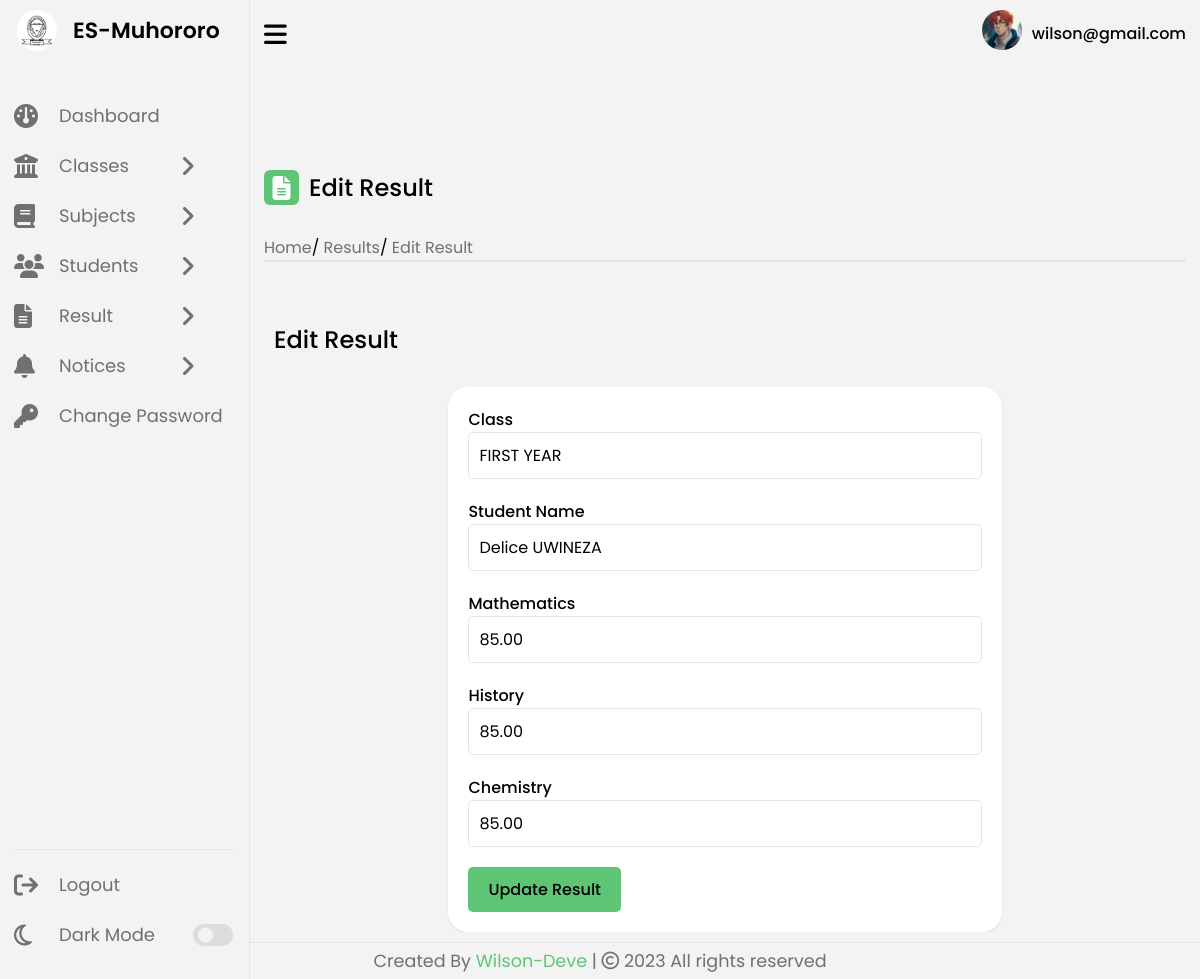
Page /edit-result.php?result_id=18 (signed in) on the committed database.
### tables this page shows
CREATE TABLE `tblusers` (
  `Id` int(11) NOT NULL,
  `UserName` varchar(100) DEFAULT NULL,
  `Password` varchar(100) DEFAULT NULL,
  `updationDate` timestamp NOT NULL DEFAULT current_timestamp() ON UPDATE current_timestamp()
);

CREATE TABLE `tblresult` (
  `Id` int(11) NOT NULL,
  `StudentId` int(11) NOT NULL,
  `ClassId` int(11) NOT NULL,
  `SubjectId` int(11) NOT NULL,
  `Marks` decimal(5,2) NOT NULL,
  `PostingDate` timestamp NOT NULL DEFAULT current_timestamp(),
  `UpdationDate` datetime DEFAULT NULL
);

CREATE TABLE `tblclasses` (
  `Id` int(11) NOT NULL,
  `ClassName` varchar(25) DEFAULT NULL,
  `Level` int(11) DEFAULT NULL,
  `Section` varchar(25) DEFAULT NULL,
  `CreationDate` timestamp NULL DEFAULT current_timestamp(),
  `UpdationDate` timestamp NULL DEFAULT NULL
);

CREATE TABLE `tblstudents` (
  `Id` int(11) NOT NULL,
  `StudentName` varchar(100) DEFAULT NULL,
  `RollId` varchar(50) DEFAULT NULL,
  `StudentEmail` varchar(100) DEFAULT NULL,
  `Gender` varchar(50) DEFAULT NULL,
  `DOB` varchar(100) DEFAULT NULL,
  `ClassId` int(11) DEFAULT NULL,
  `RegDate` timestamp NOT NULL DEFAULT current_timestamp(),
  `UpdationDate` timestamp NULL DEFAULT NULL
);

### includes/session.php (called while the page is built, shortened)
<?php
   include('config.php');
   $user_check = $_SESSION['login_user'];
   $ses_sql = mysqli_query($con,"select UserName from tblusers where UserName = '$user_check' ");
   $row = mysqli_fetch_array($ses_sql,MYSQLI_ASSOC);
   $login_session = $row['UserName'];
?>

### edit-result.php (the view, shortened to what this page needs)
<?php
include('includes/session.php');
include('includes/sidebar.php');
if (isset($_GET['result_id'])) {
    $result_id = $_GET['result_id'];
    $sql = "SELECT r.Id, r.marks, c.ClassName, s.StudentName
            FROM tblresult r
            INNER JOIN tblclasses c ON r.ClassId = c.id
            INNER JOIN tblstudents s ON r.StudentId = s.Id
            WHERE r.Id = ?";
    $stmt = $con->prepare($sql);
    if ($stmt) {
        $stmt->bind_param("i", $result_id);
        $stmt->execute();
        $stmt->bind_result($result_id, $marks, $className, $studentName);
    } else {
        echo "Failed to prepare the statement.";
    }
    if (isset($result_id)) {
        $subjectData = array();
        $subjectSql = "SELECT SubjectId, marks FROM tblresult WHERE Id = ?";
        $stmt = $con->prepare($subjectSql);
        if ($stmt) {
            $stmt->bind_param("i", $result_id);
            $stmt->execute();
            $stmt->bind_result($subjectId, $subjectMark);
            while ($stmt->fetch()) {
                $subjectData[$subjectId] = $subjectMark;
            }
        } else {
            echo "Failed to prepare the subject statement.";
        }
        $class_id = 1;
        $subjectNames = array();
        $subjectSql = "SELECT s.SubjectName
                        FROM tblsubjectcombination sc
                        INNER JOIN tblsubjects s ON sc.SubjectId = s.Id
                        WHERE sc.ClassId = ?";
        $stmt = $con->prepare($subjectSql);
        if ($stmt) {
            $stmt->bind_param("i", $class_id);
            $stmt->execute();
            $stmt->bind_result($subjectName);
            while ($stmt->fetch()) {
                $subjectNames[] = $subjectName;
            }
        } else {
            echo "Failed to prepare the subject statement.";
        }
    } else {
        $error = "Result not found";
    }
} else {
    $error = "Result ID not specified";
}
?>
<section class="dashboard">
    <?php include('includes/topbar.php');?>
    <div class="dash-content">
        <div class="overview">
            <div class="title">
                <i class="fa fa-file-text"></i>
                <span class="text">Edit Result</span>
            </div>
            <div class="link-menu">
                <div class="link-item">
                    <ul>
                        <li><i class="uil uil-estate"></i><a href="dashboard.php">Home</a></li>/
                        <li><a href="#">Results</a></li>/
                        <li><a href="#">Edit Result</a></li>
                    </ul>
                </div>
            </div>
            <div class="activity">
                <div class="title">
                    <span class="text">Edit Result</span>
                </div>
                <div class="activity-data">
                    <div class="form-box">
                    <?php if (isset($result_id)) { ?>
                    <form class="data-form" method="post">
                        <label for="class">Class</label><br>
                        <input type="text" name="class" value="<?php echo htmlentities($className); ?>" disabled><br>
                        <label for="student">Student Name</label><br>
                        <input type="text" name="student" value="<?php echo htmlentities($studentName); ?>" disabled><br>
                        <?php foreach ($subjectNames as $subjectName) { ?>
                            <div class="form-group">
                                <label for="<?php echo htmlentities($subjectName); ?>"><?php echo htmlentities($subjectName); ?></label><br>
                                <input type="text" name="subject_marks[<?php echo htmlentities($subjectId); ?>]"
                                value="<?php echo htmlentities($subjectData[$subjectId]); ?>" required><br>
                            </div>
                        <?php } ?>
                        <button type="submit" name="update" class="btn">Update Result</button>
                    </form>
                    <?php } ?>
                    </div>
                </div>
            </div>
        </div>
    </div>
</section>
<?php include('includes/footer.php'); ?>
</body>
</html>

### includes/topbar.php (shortened to what this page needs)
<div class="top">
            <i class="fa fa-bars sidebar-toggle"></i>
            <div class="profile-info">
                <div class="profile-photo-container">
                    <a href="#" id="lightbox-trigger">
                        <img src="img/anim4.jpg" alt="">
                    </a>
                </div>
                <span class="user-name"><?php echo $login_session; ?></span>
            </div>
        </div>

### css/dashboard.css (style rules this page uses)
* { margin: 0; padding: 0; box-sizing: border-box; font-family: 'Poppins', sans-serif; }
:root { --primary-color: #5ec576; --panel-color: #f3f3f3; --text-color: #000; --black-light-color: #707070; --border-color: #e6e5e5; --toggle-color: #DDD; --box1-color: #fff; --box2-color: #FFE6AC; --box3-color: #E7D1FC; --box4-color: #4DA3FF; --title-icon-color: #fff; --tran-05: all 0.5s ease; --tran-03: all 0.3s ease; --tran-03: all 0.2s ease; }
body { min-height: 100vh; background-color: var(--panel-color); }
.dashboard { position: relative; left: 250px; background-color: var(--panel-color); min-height: 100vh; width: calc(100% - 250px); padding: 10px 14px; transition: var(--tran-05); }
.dashboard .top { position: fixed; top: 0; left: 250px; display: flex; width: calc(100% - 250px); justify-content: space-between; align-items: center; padding: 10px 14px; background-color: var(--panel-color); transition: var(--tran-05); }
.dashboard .top .sidebar-toggle { font-size: 26px; color: var(--text-color); cursor: pointer; }
.dashboard .top .profile-info { display: flex; align-items: center; }
.dashboard .top .profile-info img { width: 40px; height: 40px; border-radius: 50%; margin-right: 10px; }
.dashboard .top .user-name { font-size: 16px; font-weight: 500; color: var(--text-color); }
.dashboard .dash-content { padding-top: 100px; height: 100%; }
.dash-content .title { display: flex; align-items: center; margin: 60px 0 30px 0; }
.dash-content .title i, .activity-data tr td i { position: relative; height: 35px; width: 35px; background-color: var(--primary-color); border-radius: 6px; color: var(--title-icon-color); display: flex; align-items: center; justify-content: center; font-size: 24px; }
.dash-content .title .text { font-size: 24px; font-weight: 500; color: var(--text-color); margin-left: 10px; }
.dash-content .activity .activity-data { display: flex; justify-content: space-between; align-items: center; width: 100%; }
.activity-data { overflow-x: auto; }
.form-box { background-color: var(--box1-color); border-radius: 20px; padding: 20px; box-shadow: 0 1px 2px rgba(0, 0, 0, 0.1); width: 60%; margin-top: 50px; margin: 0 auto; max-height: calc(100vh - 100px); overflow: auto; }
.data-form label { font-size: 16px; font-weight: 500; color: var(--text-color); margin-bottom: 5px; }
.data-form input, .data-form select, .data-form textarea { padding: 10px; left: 0; width: 100%; outline: none; border: 1px solid var(--border-color); border-radius: 5px; font-size: 16px; font-weight: 400; color: var(--text-color); margin-bottom: 20px; background-color: var(--box1-color); transition: var(--tran-03); }
.data-form button { padding: 10px 20px; border: none; border-radius: 5px; background-color: var(--primary-color); color: var(--text-color); font-size: 16px; font-weight: 500; cursor: pointer; transition: var(--tran-03); }
.link-menu .link-item { border-bottom: 2px solid var(--border-color); }
.link-menu .link-item ul { list-style: none; }
.link-menu .link-item ul li { display: inline; }
.link-menu .link-item ul li a { text-decoration: none; color: var(--black-light-color); }

### rows in the picture
tblusers: UserName "wilson@gmail.com"
tblresult: class "FIRST YEAR", student "Delice UWINEZA", SubjectId "85.00"

### other values in the picture
$subjectName "Mathematics"
$subjectName "History"
$subjectName "Chemistry"
